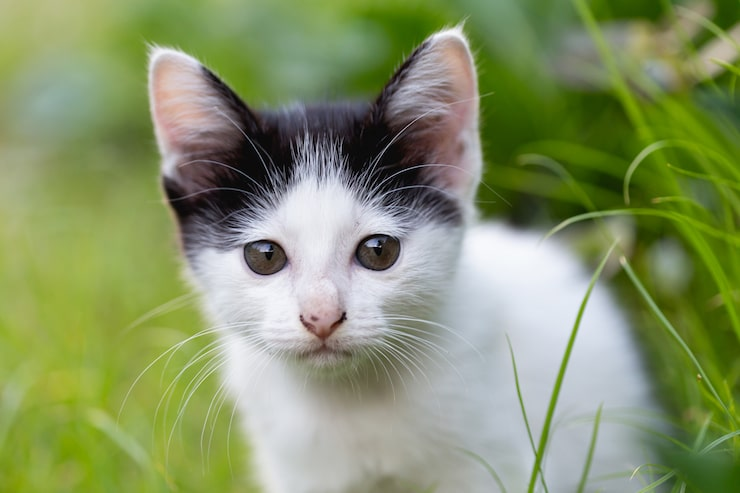
#> input picture cat.jpg, 740 x 493 px
$ jupyter execute 18.ipynb
#> lines starting #> are read from the running program, lines starting #| are printed output that depends on the picture; after the words box and inside, x2 and y2 are one past the last pixel; in counts of white or black regions, pixels touching at a corner belong together
**Purpose:** Imports libraries for morphological image processing and visualization.

[cell 1]
import matplotlib.pyplot as plt
import numpy as np
import cv2

**Purpose:** Defines erosion using a structuring element.

[cell 2]
def erosion(img,kernel):
    result = np.zeros_like(img)

    rows,cols = img.shape
    kr , kc = kernel.shape

    pad_x =kr//2
    pad_y = kc//2

    for i in range(pad_x,rows-pad_x):
        for j in range(pad_y,cols- pad_y):
            region = img[i-pad_x:i+pad_x+1, j-pad_y:j+pad_y+1]

            if np.all(region[kernel==1] == 255):
                result[i][j] = 255

    return result

**Purpose:** Defines dilation using a structuring element.

[cell 3]
def dilation (img,kernel):
    result = np.zeros_like(img)
    rows, cols = img.shape
    kr, kc = kernel.shape

    pad_x = kr//2
    pad_y = kc//2

    for i in range(pad_x, rows-pad_x):
        for j in range(pad_y,cols-pad_y):
            region = img[i-pad_x:i+pad_x+1,j-pad_y:j+pad_y+1]

            if np.any(region[kernel==1] == 255):
                result[i,j] = 255

    return result

**Purpose:** Extracts object boundaries by subtracting the eroded image.

[cell 4]
def boundary_extraction(img,kernel):
    erased = erosion(img,kernel)
    return img - erased

**Purpose:** Defines hit-or-miss matching for foreground and background patterns.

[cell 5]
def hit_or_miss(img,hit, miss):
    erased = erosion(img, hit)

    bg = 255 - img
    missed = erosion(bg,miss)

    result = np.zeros_like(img)

    result[(erased==255) & (missed==255)] = 255

    return result

**Purpose:** Defines an iterative thinning operation using hit-or-miss results.

[cell 6]
def thinning(img,kernel):
    result = img.copy()


    while True:
        hit_miss = hit_or_miss(img,kernel,kernel)

        new_res = result-hit_miss

        if np.array_equal(result, new_res):
            break

        result = new_res

    return result

**Purpose:** Binarizes the image, runs boundary, hit-or-miss, and thinning operations, and displays them.

[cell 7]
img = cv2.imread("../cat.jpg", 0)
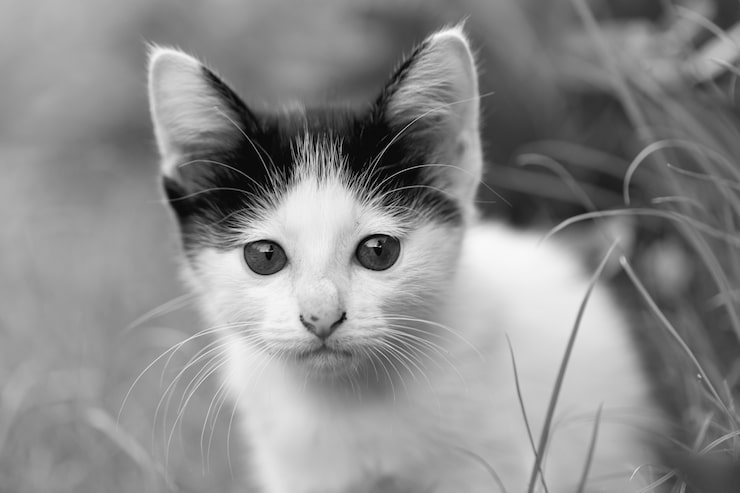
#> img: shape (493, 740); min 0, max 251, mean 138.8

if img is None:
    print("Image not found!")
    exit()

# Convert image to binary
binary = np.where(img >= 127, 255, 0).astype(np.uint8)
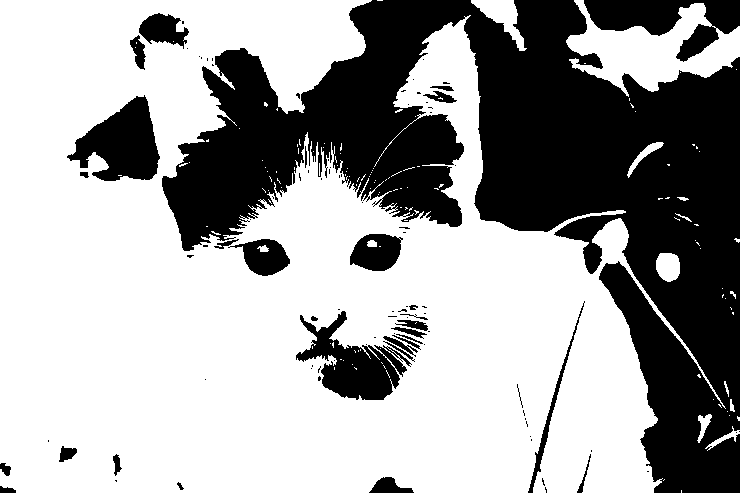
#> binary: shape (493, 740); 63.9% white; 96 black regions (65 under 20 px), largest, box (x1, y1, x2, y2) and area: (162, 0, 740, 493) 110808, (67, 95, 160, 181) 4599, (584, 0, 740, 62) 4590

# Define structuring elements
kernel = np.ones((3, 3), dtype=np.uint8)

hit = np.array([
    [0, 1, 0],
    [1, 1, 1],
    [0, 1, 0]
], dtype=np.uint8)

miss = np.array([
    [1, 0, 1],
    [0, 0, 0],
    [1, 0, 1]
], dtype=np.uint8)


# Apply operations
boundary = boundary_extraction(binary, kernel)
#> after the loop in erosion, `for i in range(pad_x,rows-pad_x):`:
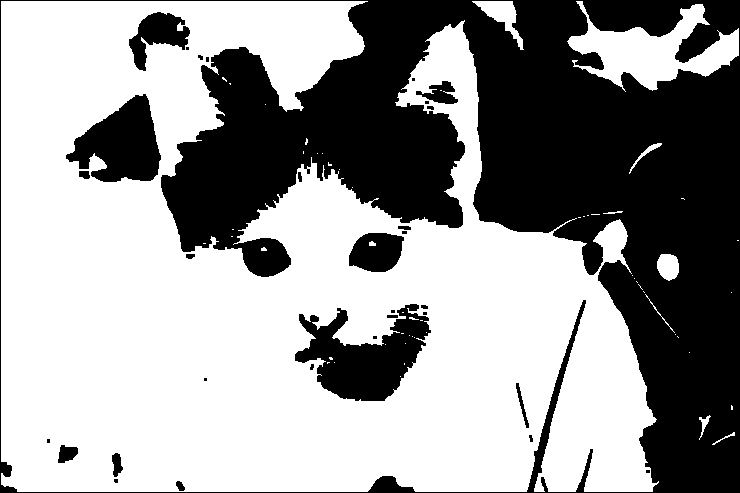
#> result: shape (493, 740); 60.3% white; 32 black regions (14 under 20 px), largest, box (x1, y1, x2, y2) and area: (0, 0, 740, 493) 127982, (295, 304, 431, 401) 6972, (66, 94, 161, 182) 5052
#> in boundary_extraction, `return img - erased`:
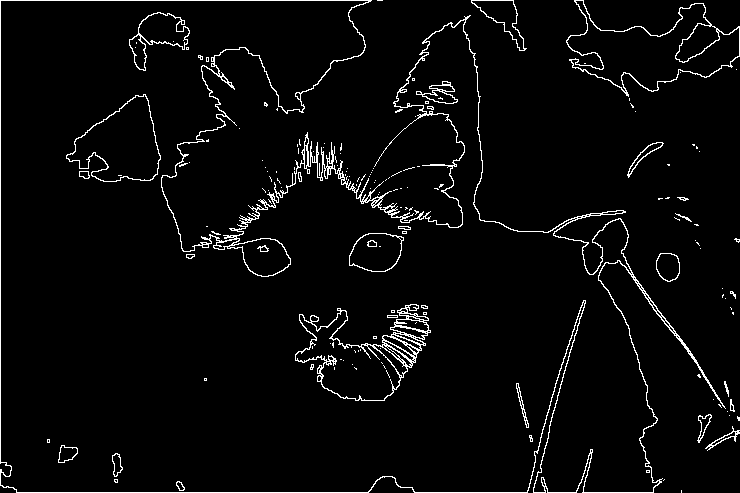
#> returned value: shape (493, 740); 3.6% white in thin lines or dots

hitmiss = hit_or_miss(binary, hit, miss)
#> after the loop in erosion (call 2), `for i in range(pad_x,rows-pad_x):`:
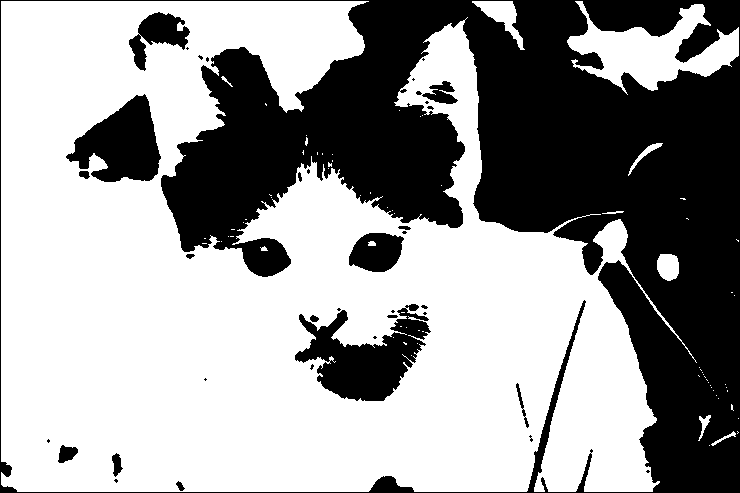
#> result: shape (493, 740); 61% white; 37 black regions (21 under 20 px), largest, box (x1, y1, x2, y2) and area: (0, 0, 740, 493) 126065, (295, 304, 431, 401) 6535, (66, 94, 161, 182) 4935
#> after the loop in erosion (call 3), `for i in range(pad_x,rows-pad_x):`:
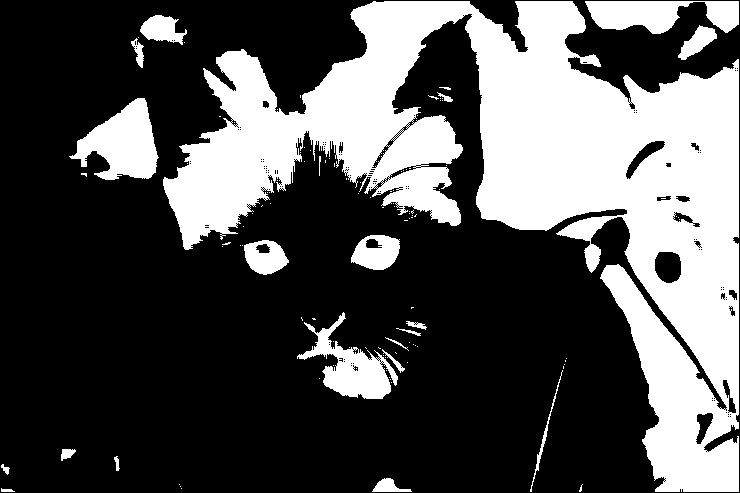
#> result: shape (493, 740); 32.7% white; 112 white regions (90 under 20 px), largest, box (x1, y1, x2, y2) and area: (163, 1, 739, 492) 103112, (69, 98, 159, 180) 4158, (585, 1, 739, 34) 3324
#> hitmiss: shape (493, 740); every value is 0

thin = thinning(binary, kernel)
#> the loop in thinning, `while True:` made 1 pass
#> pass 1, in hit_or_miss (call 2), `missed = erosion(bg,miss)`:
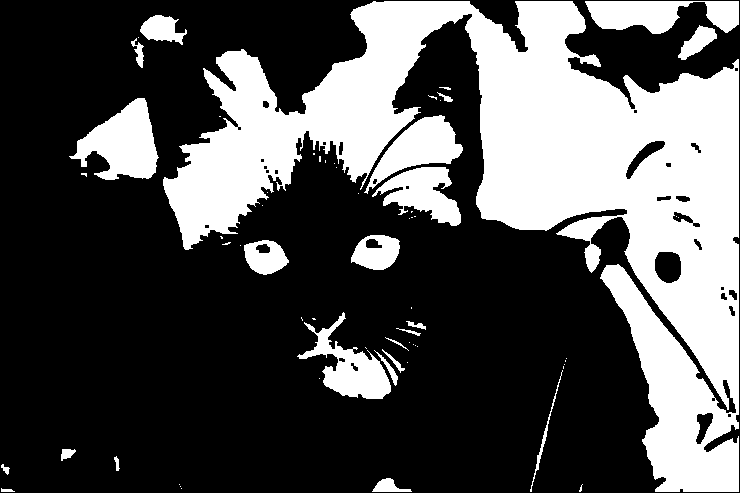
#> missed: shape (493, 740); 32.4% white; 64 white regions (40 under 20 px), largest, box (x1, y1, x2, y2) and area: (163, 1, 739, 492) 96533, (69, 98, 159, 180) 4148, (585, 1, 739, 34) 3324


# Display results
images = [
    binary,
    boundary,
    hitmiss,
    thin
]

titles = [
    "Original Binary",
    "Boundary Extraction",
    "Hit-or-Miss",
    "Thinning"
]

plt.figure(figsize=(10, 8))

for i in range(4):
    plt.subplot(2, 2, i + 1)
    plt.imshow(images[i], cmap="gray")
    plt.title(titles[i])
    plt.axis("off")

plt.tight_layout()
plt.show()

$ run again, with dog.jpg copied over cat.jpg
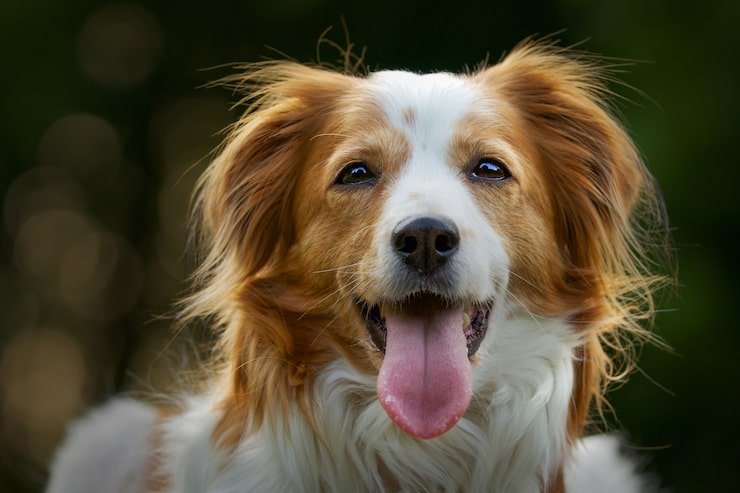
#> input picture dog.jpg, 740 x 493 px
#> `binary = np.where(img >= 127, 255, 0).astype(np.uint8)`:
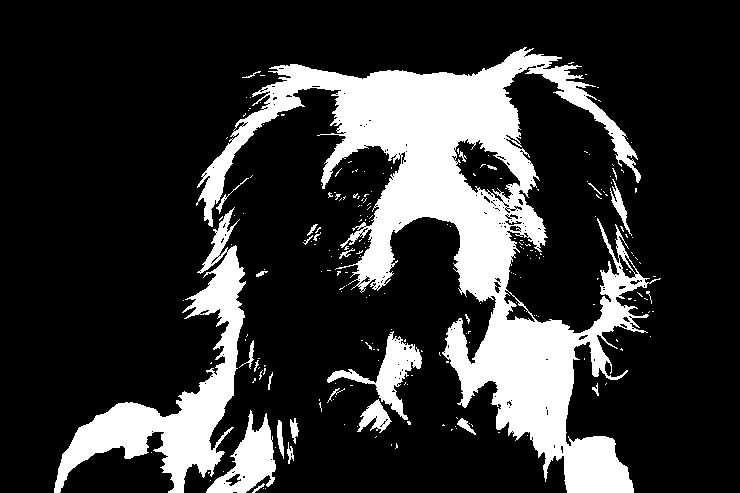
#> binary: shape (493, 740); 20.4% white; 233 white regions (205 under 20 px), largest, box (x1, y1, x2, y2) and area: (196, 47, 661, 493) 54173, (54, 207, 246, 493) 12951, (206, 410, 276, 493) 2542
#> hitmiss: shape (493, 740); every value is 0
#> the loop in thinning, `while True:` made 1 pass
#> pass 1, in hit_or_miss (call 2), `missed = erosion(bg,miss)`:
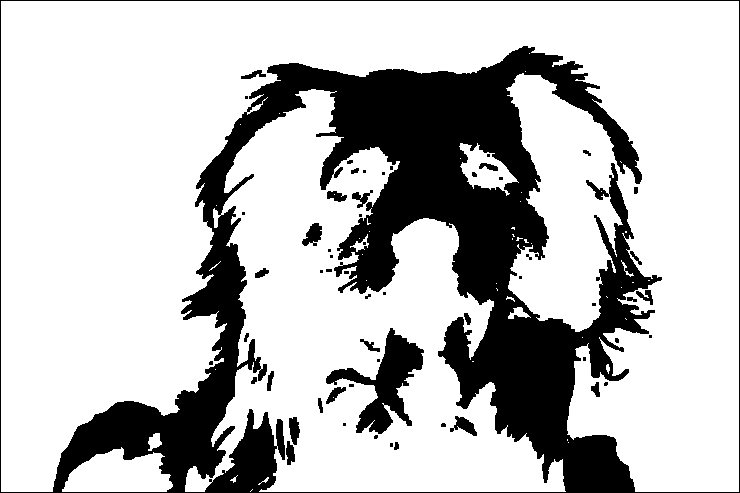
#> missed: shape (493, 740); 74.7% white; 58 black regions (30 under 20 px), largest, box (x1, y1, x2, y2) and area: (0, 0, 740, 493) 85703, (326, 328, 424, 434) 3643, (302, 223, 322, 246) 282
